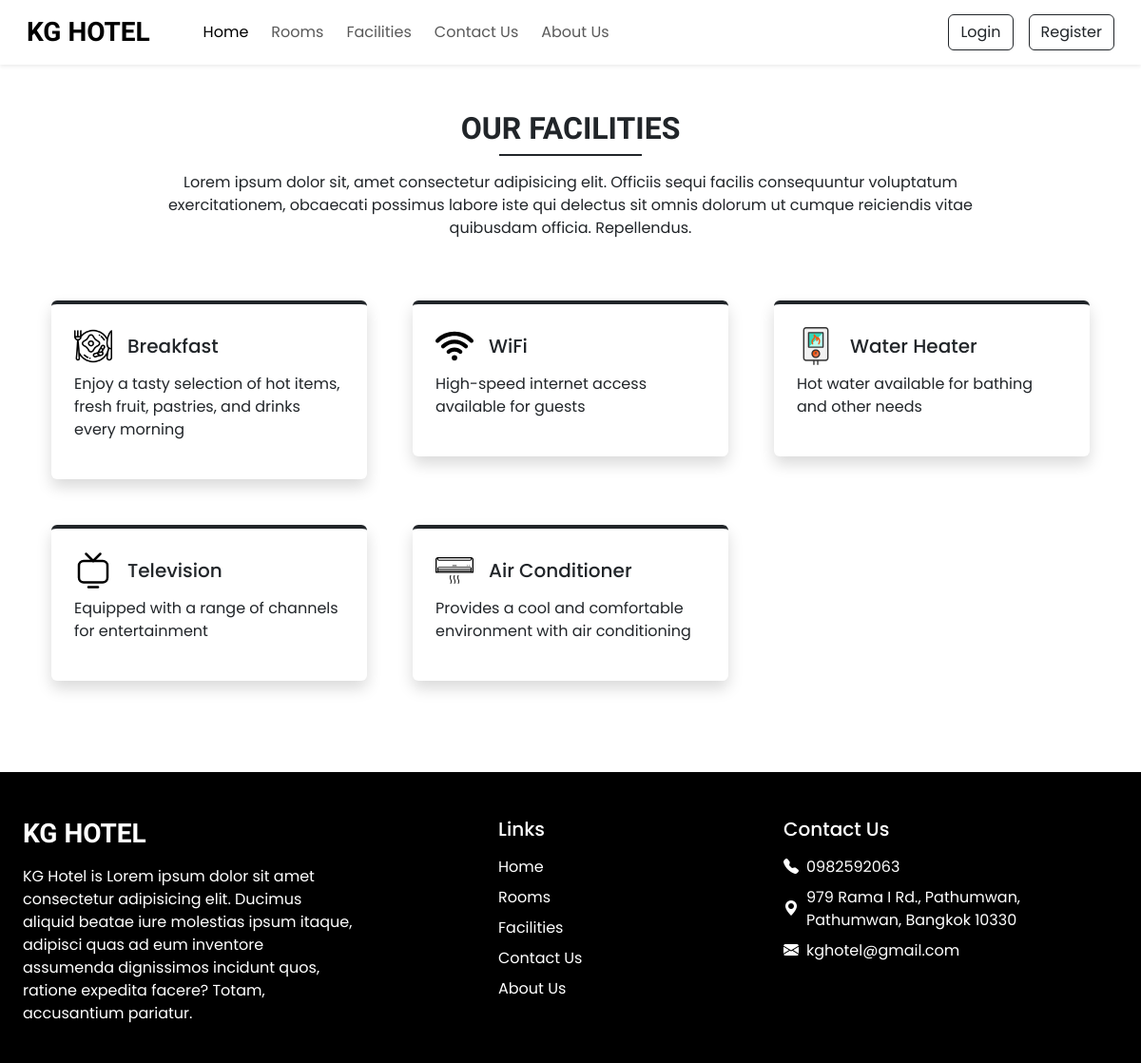
Screenshot of /facilities.php with the database file from the repository.
### tables this page shows
CREATE TABLE `facilities` (
  `id` int(11) NOT NULL,
  `name` varchar(50) NOT NULL,
  `icon` varchar(255) NOT NULL,
  `description` text NOT NULL
);

CREATE TABLE `setting` (
  `sr_no` int(11) NOT NULL,
  `site_title` varchar(50) NOT NULL,
  `site_about` varchar(255) NOT NULL,
  `shutdown` tinyint(1) NOT NULL
);

CREATE TABLE `contact_details` (
  `sr_no` int(11) NOT NULL,
  `address` varchar(255) NOT NULL,
  `gmap` longtext NOT NULL,
  `pn1` varchar(10) NOT NULL,
  `pn2` varchar(10) NOT NULL,
  `email` varchar(50) NOT NULL
);

### server/class/facility.php (called while the page is built, shortened)
<?php
class Facility {
    private $conn;
    public function __construct($db) {
        $this->conn = $db;
    }
    public function getFacilities() {
        $query = "SELECT * FROM facilities ORDER BY id DESC";
        $stmt = $this->conn->prepare($query);
        $stmt->execute();
        return $stmt->fetchAll(PDO::FETCH_ASSOC);
    }
}
$database = new Database();
$db = $database->getConnection();
$facilityObj = new Facility($db);
$facilities = $facilityObj->getFacilities();
?>

### server/class/setting.php (called while the page is built, shortened)
<?php
class Setting {
    private $conn;
    public function __construct($db) {
        $this->conn = $db;
    }
    public function getSettingInfo() {
        $query = "SELECT * FROM setting WHERE sr_no = 1";
        $stmt = $this->conn->prepare($query);
        $stmt->execute();
        return $stmt->fetch(PDO::FETCH_ASSOC);
    }
}
$database = new Database();
$db = $database->getConnection();
$setting = new Setting($db);
$setting_info = $setting->getSettingInfo();
$site_title = $setting_info['site_title'];
$site_about = $setting_info['site_about'];
?>

### server/class/contact_detail.php (called while the page is built, shortened)
<?php
class ContactDetail {
    private $conn;
    public function __construct($db) {
        $this->conn = $db;
    }
    public function getContactInfo() {
        $query = "SELECT * FROM contact_details WHERE sr_no = 1";
        $stmt = $this->conn->prepare($query);
        $stmt->execute();
        return $stmt->fetch(PDO::FETCH_ASSOC);
    }
}
$database = new Database();
$db = $database->getConnection();
$contact_detail = new ContactDetail($db);
$contact_info = $contact_detail->getContactInfo();
$address = $contact_info['address'];
$pn1 = $contact_info['pn1'];
$email = $contact_info['email'];
?>

### facilities.php (the view, shortened to what this page needs)
<?php
require('public/db_config.php');
require('server/class/contact_detail.php');
require('server/class/facility.php');
?>
<!doctype html>
<html lang="en">
<head>
    <?php require('public/link.php'); ?>
    <link rel="stylesheet" href="https://cdn.jsdelivr.net/npm/swiper@11/swiper-bundle.min.css">
    <link rel="stylesheet" href="css/style.css">
</head>
<body>
    <?php require('inc/header.php'); ?>
    <div class="my-5 px-4">
        <h2 class="fw-bold h-font text-center">OUR FACILITIES</h2>
        <div class="h-line bg-dark"></div>
        <div class="row">
            <p class="text-center mt-3 w-75 mx-auto">
                Lorem ipsum dolor sit, amet consectetur adipisicing elit. Officiis sequi
                facilis consequuntur voluptatum exercitationem, obcaecati possimus labore iste qui delectus sit omnis
                dolorum ut
                cumque reiciendis vitae quibusdam officia. Repellendus.
            </p>
        </div>
    </div>
    <div class="container">
        <div class="row">
            <?php foreach ($facilities as $row): ?>
            <div class="col-lg-4 col-md-6 mb-5 px-4">
                <div class="bg-white rounded shadow p-4 border-top border-4 border-dark pop">
                    <div class="d-flex align-items-center mb-2">
                        <img src="uploads/facilities/<?php echo htmlspecialchars($row['icon']); ?>" width="40px"
                            alt="icon">
                        <h5 class="m-0 ms-3"><?php echo htmlspecialchars($row['name']); ?></h5>
                    </div>
                    <p><?php echo htmlspecialchars($row['description']); ?></p>
                </div>
            </div>
            <?php endforeach; ?>
        </div>
    </div>
    <?php require('inc/footer.php'); ?>
</body>
</html>

### inc/footer.php
<?php
require('server/class/setting.php');
?>
<footer class="container-fluid bg-black text-white mt-5 pt-5">
    <div class="row justify-content-between">
        <div class="col-12 col-md-6 col-lg-4 mb-4 px-4">
            <h3 class="h-font fw-bold fs-3 mb-3"><?= htmlspecialchars($site_title) ?></h3>
            <p><?= nl2br(htmlspecialchars($site_about)) ?></p>
        </div>
        <div class="col-6 col-md-6 col-lg-2 mb-4 px-4">
            <h5 class="mb-3">Links</h5>
            <ul class="list-unstyled">
                <li><a href="index.php" class="text-white text-decoration-none d-block mb-2">Home</a></li>
                <li><a href="rooms.php" class="text-white text-decoration-none d-block mb-2">Rooms</a></li>
                <li><a href="facilities.php" class="text-white text-decoration-none d-block mb-2">Facilities</a></li>
                <li><a href="contact.php" class="text-white text-decoration-none d-block mb-2">Contact Us</a></li>
                <li><a href="about.php" class="text-white text-decoration-none d-block mb-2">About Us</a></li>
            </ul>
        </div>
        <div class="col-12 col-md-6 col-lg-4 mb-4 px-4">
            <h5 class="mb-3">Contact Us</h5>
            <div class="mb-2 d-flex align-items-center">
                <i class="bi bi-telephone-fill me-2"></i>
                <a href="tel:<?= htmlspecialchars($pn1) ?>"
                    class="text-white text-decoration-none"><?= htmlspecialchars($pn1) ?></a>
            </div>
            <div class="mb-2 d-flex align-items-center">
                <i class="bi bi-geo-alt-fill me-2"></i>
                <span><?= htmlspecialchars($address) ?></span>
            </div>
            <div class="mb-2 d-flex align-items-center">
                <i class="bi bi-envelope-fill me-2"></i>
                <a href="mailto:<?= htmlspecialchars($email) ?>"
                    class="text-white text-decoration-none"><?= htmlspecialchars($email) ?></a>
            </div>
        </div>
    </div>
</footer>

### css/style.css (style rules this page uses)
:root { --teal: #2ec1ac; --tealHover: #279e8c; }
* { font-family: "Poppins", sans-serif; }
.h-font { font-family: "Merienda", cursive; }
.h-line { width: 150px; margin: 0 auto; height: 1.7px; }

### rows the page displays
facilities: icon (picture), name "Breakfast", description "Enjoy a tasty selection of hot items, fresh fruit, pastries, and drinks every morning"
facilities: icon (picture), name "WiFi", description "High-speed internet access available for guests"
facilities: icon (picture), name "Water Heater", description "Hot water available for bathing and other needs"
facilities: icon (picture), name "Television", description "Equipped with a range of channels for entertainment"
facilities: icon (picture), name "Air Conditioner", description "Provides a cool and comfortable environment with air conditioning"
setting: site_title "KG HOTEL", site_about "KG Hotel is Lorem ipsum dolor sit amet consectetur adipisicing elit. Ducimus aliquid beatae iure molestias ipsum itaque, adipisci quas ad eum inventore assumenda dignissimos incidunt quos, ratione expedita facere? Totam, accusantium pariatur."
contact_details: pn1 "0982592063", address "979 Rama I Rd., Pathumwan, Pathumwan, Bangkok 10330", email "kghotel@gmail.com"
